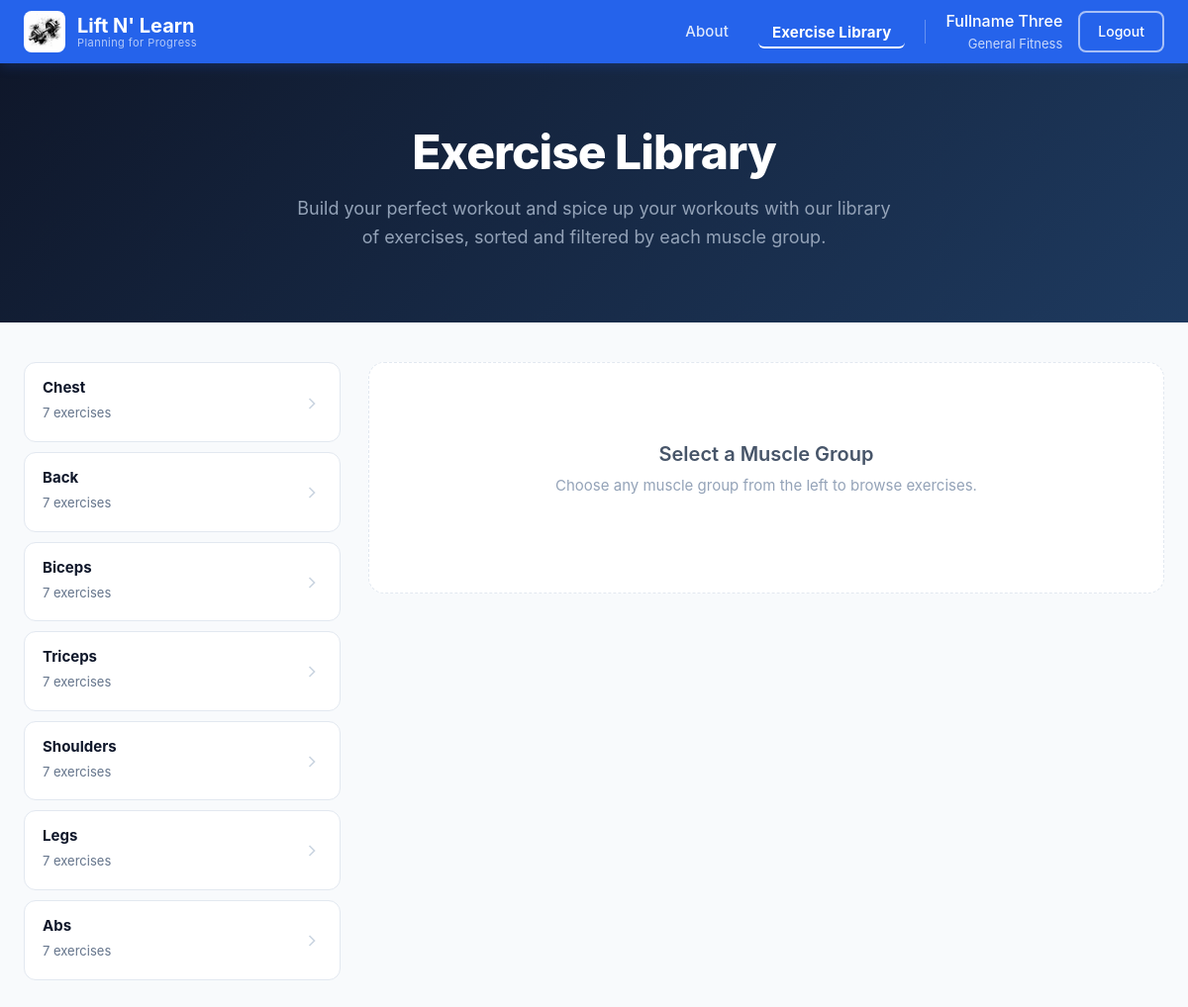
The app's page /exercise-library (signed in) with its own data.
### tables this page shows
CREATE TABLE user_profiles (
    id INTEGER PRIMARY KEY AUTOINCREMENT,
    user_id INTEGER UNIQUE NOT NULL,
    full_name TEXT NOT NULL,
    age INTEGER NOT NULL CHECK (age > 0 AND age < 120),
    weight REAL NOT NULL CHECK (weight > 0),
    height REAL NOT NULL CHECK (height > 0),
    fitness_type TEXT NOT NULL CHECK (fitness_type IN ('general_fitness', 'athlete', 'muscle_strength', 'calisthenics')),
    fitness_level TEXT NOT NULL CHECK (fitness_level IN ('beginner', 'intermediate', 'advanced')),
    goals TEXT NOT NULL,
    workout_days INTEGER NOT NULL CHECK (workout_days >= 1 AND workout_days <= 7),
    session_duration INTEGER NOT NULL CHECK (session_duration > 0),
    medical_conditions TEXT DEFAULT '',
    created_at TIMESTAMP DEFAULT CURRENT_TIMESTAMP,
    updated_at TIMESTAMP DEFAULT CURRENT_TIMESTAMP,
    FOREIGN KEY (user_id) REFERENCES users (id) ON DELETE CASCADE
);

### app.py (the view)
@app.route('/exercise-library')
def exercise_library():
    library = get_exercise_library()
    return render_template('exercise_library.html', library=library)

### app.py (called while the page is built)
@login_manager.user_loader
def load_user(user_id):
    return User.get_by_id(int(user_id))

@app.context_processor
def inject_nav_profile():
    nav_profile = None
    if current_user.is_authenticated:
        nav_profile = UserProfile.get_by_user_id(current_user.id)
    return dict(nav_profile=nav_profile)

### database.py (called while the page is built)
def get_db():
    conn = sqlite3.connect(DATABASE)
    conn.row_factory = sqlite3.Row
    return conn

    @staticmethod
    def get_by_id(user_id):
        conn = get_db()
        user_data = conn.execute(
            'SELECT * FROM users WHERE id = ?', (user_id,)
        ).fetchone()
        conn.close()
        if user_data:
            return User(user_data['id'], user_data['username'], user_data['email'],
                       user_data['password_hash'], user_data['created_at'])
        return None

    @staticmethod
    def get_by_user_id(user_id):
        conn = get_db()
        profile = conn.execute(
            'SELECT * FROM user_profiles WHERE user_id = ?', (user_id,)
        ).fetchone()
        conn.close()
        return dict(profile) if profile else None

### templates/exercise_library.html (shortened to what this page needs)
{% extends "base.html" %}
{% block content %}
<div class="library-page">
    <div class="library-hero">
        <div class="library-hero-inner">
            <h1 class="library-hero-title">Exercise Library</h1>
            <p class="library-hero-sub">Build your perfect workout and spice up your workouts with our library of exercises, sorted and filtered by each muscle group.</p>
        </div>
    </div>
    <div class="library-container">
        <div class="muscle-grid">
            {% for group, data in library.items() %}
            <div class="muscle-card" data-group="{{ group }}" onclick="selectMuscleGroup('{{ group }}')" style="--accent: {{ data.color }}">
                <div class="muscle-card-info">
                    <h3>{{ group }}</h3>
                    <span class="muscle-count">{{ data.exercises | length }} exercises</span>
                </div>
                <div class="muscle-card-arrow">
                    <svg width="20" height="20" viewBox="0 0 24 24" fill="none" stroke="currentColor" stroke-width="2"><path d="M9 18l6-6-6-6"/></svg>
                </div>
            </div>
            {% endfor %}
        </div>
        <div class="exercises-panel" id="exercisesPanel">
            <div class="exercises-empty" id="emptyState">
                <h3>Select a Muscle Group</h3>
                <p>Choose any muscle group from the left to browse exercises.</p>
            </div>
        </div>
    </div>
</div>
{% endblock %}

### templates/base.html (shortened to what this page needs)
<!DOCTYPE html>
<html lang="en">
<head>
    <link href="https://cdn.jsdelivr.net/npm/bootstrap@5.3.2/dist/css/bootstrap.min.css" rel="stylesheet">
    <link rel="stylesheet" href="{{ url_for('static', filename='style.css') }}">
</head>
<body>
    {% block navbar %}
    <nav class="navbar">
        <div class="nav-content">
            <div class="nav-brand">
                <img src="{{ url_for('static', filename='logo image.png') }}" alt="Dumbbell" class="nav-brand-icon">
                <div class="nav-brand-text">
                    <span class="nav-brand-title">Lift N' Learn</span>
                    <span class="nav-brand-slogan">Planning for Progress</span>
                </div>
            </div>
            <div class="nav-user">
                <a href="/#about" class="nav-link-about" onclick="scrollToAbout(event)">About</a>
                <a href="{{ url_for('exercise_library') }}" class="nav-link-about {% if request.endpoint == 'exercise_library' %}nav-link-active{% endif %}">Exercise Library</a>
                {% if current_user.is_authenticated %}
                    <div class="user-info">
                        {% if nav_profile %}
                            <div class="user-name">{{ nav_profile.full_name }}</div>
                            <div class="user-type">{{ nav_profile.fitness_type.replace('_', ' ').title() }}</div>
                        {% else %}
                            <div class="user-name">{{ current_user.username }}</div>
                        {% endif %}
                    </div>
                    <a href="{{ url_for('logout') }}" class="nav-btn-outline">Logout</a>
                {% else %}
                    <a href="{{ url_for('login') }}" class="nav-btn-solid">Login</a>
                    <a href="{{ url_for('register') }}" class="nav-btn-solid">Register</a>
                {% endif %}
            </div>
        </div>
    </nav>
    {% endblock navbar %}
    {% block content %}{% endblock %}
</body>
</html>

### static/style.css (style rules this page uses)
* { margin: 0; padding: 0; box-sizing: border-box; }
body { font-family: -apple-system, BlinkMacSystemFont, 'Segoe UI', Roboto, Oxygen, Ubuntu, Cantarell, sans-serif; line-height: 1.6; color: #0f172a; background: #ffffff; min-height: 100vh; }
.navbar { background: #2563eb !important; border-bottom: none !important; box-shadow: 0 2px 12px rgba(37, 99, 235, 0.25); padding: 0 !important; }
.nav-content { width: 100%; padding: 0 24px; height: 64px; display: flex !important; align-items: center !important; justify-content: space-between !important; flex-wrap: nowrap !important; }
.nav-brand { display: flex; align-items: center; gap: 12px; color: white; }
.nav-brand-icon { width: 42px; height: 42px; object-fit: contain; flex-shrink: 0; border-radius: 8px; background: white; padding: 3px; }
.nav-brand-text { display: flex; flex-direction: column; gap: 1px; }
.nav-brand-title { font-size: 20px; font-weight: 700; line-height: 1.1; }
.nav-brand-slogan { font-size: 11px; font-weight: 400; color: rgba(255, 255, 255, 0.65); letter-spacing: 0.04em; line-height: 1; }
.nav-user { display: flex; align-items: center; gap: 16px; }
.user-info { text-align: right; }
.user-name { color: white; font-weight: 500; }
.user-type { color: rgba(255, 255, 255, 0.75); font-size: 13px; text-transform: capitalize; }
.nav-btn-outline { padding: 8px 18px; border: 2px solid rgba(255, 255, 255, 0.6); border-radius: 8px; color: white; font-weight: 500; font-size: 14px; background: transparent; text-decoration: none; transition: all 0.2s; }
.nav-content { position: relative; }
.nav-link-about { color: rgba(255, 255, 255, 0.85); text-decoration: none; font-size: 15px; font-weight: 500; padding: 6px 14px; border-radius: 6px; transition: all 0.2s; letter-spacing: 0.01em; }
.nav-link-active { color: white !important; font-weight: 700; border-bottom: 2px solid white; padding-bottom: 2px; }
.library-page { min-height: calc(100vh - 64px); background: #f8fafc; }
.library-hero { background: linear-gradient(135deg, #0f172a 0%, #1e3a5f 100%); padding: 64px 24px 56px; text-align: center; }
.library-hero-inner { max-width: 600px; margin: 0 auto; }
.library-hero-title { font-size: 48px; font-weight: 800; color: white; margin-bottom: 16px; letter-spacing: -0.02em; line-height: 1.1; }
.library-hero-sub { font-size: 18px; color: #94a3b8; line-height: 1.6; }
.library-container { max-width: 1400px; margin: 0 auto; padding: 40px 24px; display: grid; grid-template-columns: 320px 1fr; gap: 28px; align-items: start; }
.muscle-grid { display: flex; flex-direction: column; gap: 10px; position: sticky; top: 84px; }
.muscle-card { background: white; border: 1.5px solid #e2e8f0; border-radius: 12px; padding: 16px 18px; display: flex; align-items: center; gap: 14px; cursor: pointer; transition: all 0.2s ease; position: relative; overflow: hidden; }
.muscle-card::before { content: ''; position: absolute; left: 0; top: 0; bottom: 0; width: 0; background: var(--accent); transition: width 0.2s ease; border-radius: 12px 0 0 12px; }
.muscle-card-info { flex: 1; }
.muscle-card-info h3 { font-size: 15px; font-weight: 700; color: #0f172a; margin-bottom: 3px; }
.muscle-count { font-size: 13px; color: #64748b; }
.muscle-card-arrow { color: #cbd5e1; transition: all 0.2s; flex-shrink: 0; }
.exercises-panel { min-height: 500px; }
.exercises-empty { display: flex; flex-direction: column; align-items: center; justify-content: center; padding: 80px 40px; background: white; border: 1.5px dashed #e2e8f0; border-radius: 16px; text-align: center; color: #94a3b8; }
.exercises-empty h3 { font-size: 20px; color: #475569; margin-bottom: 8px; font-weight: 600; }
.exercises-empty p { font-size: 15px; color: #94a3b8; }

### records on screen
user_profiles: full_name "Fullname Three", fitness_type.replace "General Fitness"

### other values on screen
{{ group }} "Chest" "Back" "Biceps" "Triceps" "Shoulders" "Legs" "Abs"
{{ data.exercises | length }} "7" "7" "7" "7" "7" "7" "7"
